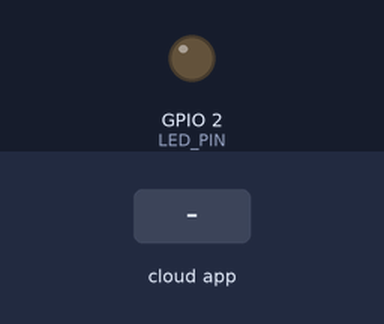
A program run on a simulated ESP32. Shown: output pins drawn as LEDs (lit = HIGH). Inputs (shaded band) come from the test bench. What the program prints to the serial monitor is not drawn.

Above: at 2.7 s.
2.8 s: the phone or cloud app sets LED to 1
At 3.1 s:
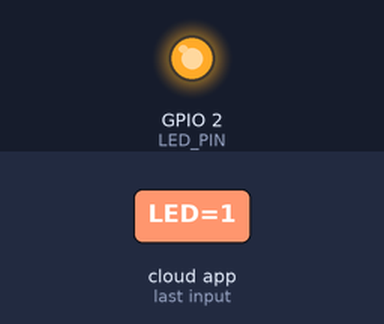
4.3 s: the phone or cloud app sets LED to 0
At 5.6 s:
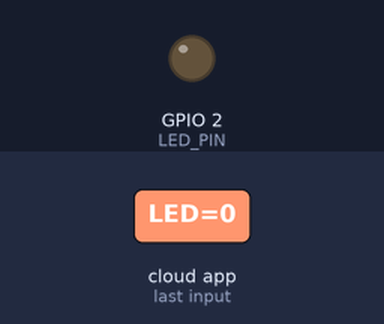
Timing chart, 0 to 7.3 s (numbered marks = the images above; inputs shaded):
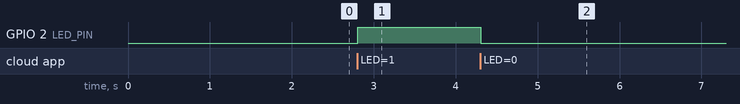

Measured:
- after the input at 2.8 s, GPIO 2 (LED_PIN): LOW → HIGH at once
- after the input at 4.3 s, GPIO 2 (LED_PIN): HIGH → LOW at once

The program:

main.cpp
```cpp
#include <Arduino.h>
#include <AdafruitIO_WiFi.h>
#define IO_USERNAME  "TimTq"
#define IO_KEY       "aio_RyoP06Fgpg7xJAiV3erjFg3pyPkR"
#define WIFI_SSID  "LAPTOP_T"
#define WIFI_PASS  "TIMON123"
#define LED_PIN 2
AdafruitIO_WiFi io (IO_USERNAME,IO_KEY,WIFI_SSID, WIFI_PASS);

AdafruitIO_Feed *LED = io.feed("LED");
void handleMessage(AdafruitIO_Data *data) {

  Serial.print("received <- ");

  if(data->toPinLevel() == HIGH)
    Serial.println("HIGH");
  else
    Serial.println("LOW");

  // write the current state to the led
  digitalWrite(LED_PIN, data->toPinLevel());

}
void setup() {

  pinMode(LED_PIN, OUTPUT);
  Serial.begin(115200);
  while(! Serial);
  Serial.print("Connecting to Adafruit IO");
  io.connect();

  LED->onMessage(handleMessage);
  while(io.status() < AIO_CONNECTED) {
    Serial.print(".");
    delay(500);
  }
  Serial.println();
  Serial.println(io.statusText());

  LED->get();
}


void loop() {
  io.run();
  // put your main code here, to run repeatedly:
}
```
